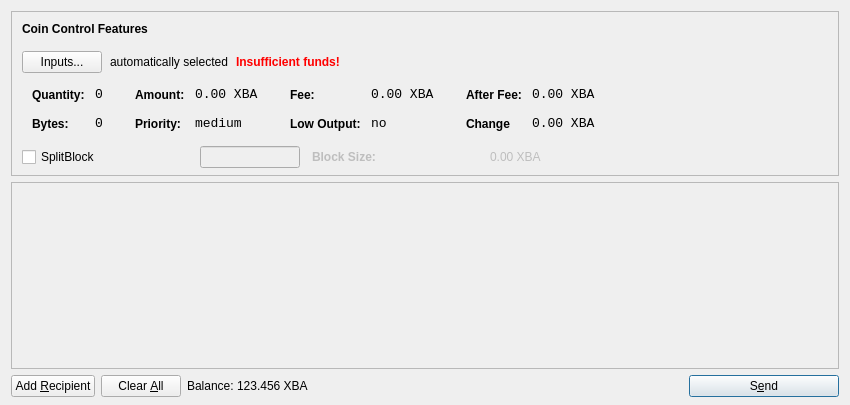
<?xml version="1.0" encoding="UTF-8"?>
<ui version="4.0">
 <class>SendCoinsDialog</class>
 <widget class="QDialog" name="SendCoinsDialog">
  <property name="geometry">
   <rect>
    <x>0</x>
    <y>0</y>
    <width>850</width>
    <height>405</height>
   </rect>
  </property>
  <property name="windowTitle">
   <string>Send Coins</string>
  </property>
  <layout class="QVBoxLayout" name="verticalLayout" stretch="0,1,0">
   <property name="bottomMargin">
    <number>8</number>
   </property>
   <item>
    <widget class="QFrame" name="frameCoinControl">
     <property name="sizePolicy">
      <sizepolicy hsizetype="Expanding" vsizetype="Expanding">
       <horstretch>0</horstretch>
       <verstretch>0</verstretch>
      </sizepolicy>
     </property>
     <property name="maximumSize">
      <size>
       <width>16777215</width>
       <height>16777215</height>
      </size>
     </property>
     <property name="frameShape">
      <enum>QFrame::StyledPanel</enum>
     </property>
     <property name="frameShadow">
      <enum>QFrame::Sunken</enum>
     </property>
     <layout class="QVBoxLayout" name="verticalLayoutCoinControl2">
      <property name="spacing">
       <number>-1</number>
      </property>
      <property name="leftMargin">
       <number>0</number>
      </property>
      <property name="topMargin">
       <number>0</number>
      </property>
      <property name="rightMargin">
       <number>0</number>
      </property>
      <property name="bottomMargin">
       <number>6</number>
      </property>
      <item>
       <layout class="QVBoxLayout" name="verticalLayoutCoinControl" stretch="0,0,0,0,1">
        <property name="spacing">
         <number>0</number>
        </property>
        <property name="leftMargin">
         <number>10</number>
        </property>
        <property name="topMargin">
         <number>10</number>
        </property>
        <item>
         <layout class="QHBoxLayout" name="horizontalLayoutCoinControl1">
          <property name="bottomMargin">
           <number>15</number>
          </property>
          <item>
           <widget class="QLabel" name="labelCoinControlFeatures">
            <property name="sizePolicy">
             <sizepolicy hsizetype="Preferred" vsizetype="Maximum">
              <horstretch>0</horstretch>
              <verstretch>0</verstretch>
             </sizepolicy>
            </property>
            <property name="font">
             <font>
              <weight>75</weight>
              <bold>true</bold>
             </font>
            </property>
            <property name="styleSheet">
             <string notr="true">font-weight:bold;</string>
            </property>
            <property name="text">
             <string>Coin Control Features</string>
            </property>
           </widget>
          </item>
         </layout>
        </item>
        <item>
         <layout class="QHBoxLayout" name="horizontalLayoutCoinControl2" stretch="0,0,0,0">
          <property name="spacing">
           <number>8</number>
          </property>
          <property name="bottomMargin">
           <number>10</number>
          </property>
          <item>
           <widget class="QPushButton" name="pushButtonCoinControl">
            <property name="styleSheet">
             <string notr="true"/>
            </property>
            <property name="text">
             <string>Inputs...</string>
            </property>
           </widget>
          </item>
          <item>
           <widget class="QLabel" name="labelCoinControlAutomaticallySelected">
            <property name="text">
             <string>automatically selected</string>
            </property>
            <property name="margin">
             <number>5</number>
            </property>
           </widget>
          </item>
          <item>
           <widget class="QLabel" name="labelCoinControlInsuffFunds">
            <property name="font">
             <font>
              <weight>75</weight>
              <bold>true</bold>
             </font>
            </property>
            <property name="styleSheet">
             <string notr="true">color:red;font-weight:bold;</string>
            </property>
            <property name="text">
             <string>Insufficient funds!</string>
            </property>
            <property name="margin">
             <number>5</number>
            </property>
           </widget>
          </item>
          <item>
           <spacer name="horizontalSpacerCoinControl">
            <property name="orientation">
             <enum>Qt::Horizontal</enum>
            </property>
            <property name="sizeHint" stdset="0">
             <size>
              <width>40</width>
              <height>1</height>
             </size>
            </property>
           </spacer>
          </item>
         </layout>
        </item>
        <item>
         <widget class="QWidget" name="widgetCoinControl" native="true">
          <property name="sizePolicy">
           <sizepolicy hsizetype="Preferred" vsizetype="Preferred">
            <horstretch>0</horstretch>
            <verstretch>0</verstretch>
           </sizepolicy>
          </property>
          <property name="minimumSize">
           <size>
            <width>0</width>
            <height>0</height>
           </size>
          </property>
          <property name="styleSheet">
           <string notr="true"/>
          </property>
          <layout class="QHBoxLayout" name="horizontalLayoutCoinControl5">
           <property name="margin">
            <number>0</number>
           </property>
           <item>
            <layout class="QHBoxLayout" name="horizontalLayoutCoinControl3" stretch="0,0,0,1">
             <property name="spacing">
              <number>20</number>
             </property>
             <property name="topMargin">
              <number>0</number>
             </property>
             <property name="bottomMargin">
              <number>10</number>
             </property>
             <item>
              <layout class="QFormLayout" name="formLayoutCoinControl1">
               <property name="horizontalSpacing">
                <number>10</number>
               </property>
               <property name="verticalSpacing">
                <number>14</number>
               </property>
               <property name="leftMargin">
                <number>10</number>
               </property>
               <property name="topMargin">
                <number>4</number>
               </property>
               <property name="rightMargin">
                <number>6</number>
               </property>
               <item row="0" column="0">
                <widget class="QLabel" name="labelCoinControlQuantityText">
                 <property name="styleSheet">
                  <string notr="true">font-weight:bold;</string>
                 </property>
                 <property name="text">
                  <string>Quantity:</string>
                 </property>
                 <property name="margin">
                  <number>0</number>
                 </property>
                </widget>
               </item>
               <item row="0" column="1">
                <widget class="QLabel" name="labelCoinControlQuantity">
                 <property name="font">
                  <font>
                   <family>Monospace</family>
                   <pointsize>10</pointsize>
                  </font>
                 </property>
                 <property name="cursor">
                  <cursorShape>IBeamCursor</cursorShape>
                 </property>
                 <property name="contextMenuPolicy">
                  <enum>Qt::ActionsContextMenu</enum>
                 </property>
                 <property name="text">
                  <string>0</string>
                 </property>
                 <property name="margin">
                  <number>0</number>
                 </property>
                 <property name="textInteractionFlags">
                  <set>Qt::LinksAccessibleByMouse|Qt::TextSelectableByKeyboard|Qt::TextSelectableByMouse</set>
                 </property>
                </widget>
               </item>
               <item row="1" column="0">
                <widget class="QLabel" name="labelCoinControlBytesText">
                 <property name="styleSheet">
                  <string notr="true">font-weight:bold;</string>
                 </property>
                 <property name="text">
                  <string>Bytes:</string>
                 </property>
                </widget>
               </item>
               <item row="1" column="1">
                <widget class="QLabel" name="labelCoinControlBytes">
                 <property name="font">
                  <font>
                   <family>Monospace</family>
                   <pointsize>10</pointsize>
                  </font>
                 </property>
                 <property name="cursor">
                  <cursorShape>IBeamCursor</cursorShape>
                 </property>
                 <property name="contextMenuPolicy">
                  <enum>Qt::ActionsContextMenu</enum>
                 </property>
                 <property name="text">
                  <string>0</string>
                 </property>
                 <property name="textInteractionFlags">
                  <set>Qt::LinksAccessibleByMouse|Qt::TextSelectableByKeyboard|Qt::TextSelectableByMouse</set>
                 </property>
                </widget>
               </item>
              </layout>
             </item>
             <item>
              <layout class="QFormLayout" name="formLayoutCoinControl2">
               <property name="horizontalSpacing">
                <number>10</number>
               </property>
               <property name="verticalSpacing">
                <number>14</number>
               </property>
               <property name="leftMargin">
                <number>6</number>
               </property>
               <property name="topMargin">
                <number>4</number>
               </property>
               <property name="rightMargin">
                <number>6</number>
               </property>
               <item row="0" column="0">
                <widget class="QLabel" name="labelCoinControlAmountText">
                 <property name="styleSheet">
                  <string notr="true">font-weight:bold;</string>
                 </property>
                 <property name="text">
                  <string>Amount:</string>
                 </property>
                 <property name="margin">
                  <number>0</number>
                 </property>
                </widget>
               </item>
               <item row="0" column="1">
                <widget class="QLabel" name="labelCoinControlAmount">
                 <property name="font">
                  <font>
                   <family>Monospace</family>
                   <pointsize>10</pointsize>
                  </font>
                 </property>
                 <property name="cursor">
                  <cursorShape>IBeamCursor</cursorShape>
                 </property>
                 <property name="contextMenuPolicy">
                  <enum>Qt::ActionsContextMenu</enum>
                 </property>
                 <property name="text">
                  <string>0.00 XBA</string>
                 </property>
                 <property name="textInteractionFlags">
                  <set>Qt::LinksAccessibleByMouse|Qt::TextSelectableByKeyboard|Qt::TextSelectableByMouse</set>
                 </property>
                </widget>
               </item>
               <item row="1" column="0">
                <widget class="QLabel" name="labelCoinControlPriorityText">
                 <property name="styleSheet">
                  <string notr="true">font-weight:bold;</string>
                 </property>
                 <property name="text">
                  <string>Priority:</string>
                 </property>
                </widget>
               </item>
               <item row="1" column="1">
                <widget class="QLabel" name="labelCoinControlPriority">
                 <property name="font">
                  <font>
                   <family>Monospace</family>
                   <pointsize>10</pointsize>
                  </font>
                 </property>
                 <property name="cursor">
                  <cursorShape>IBeamCursor</cursorShape>
                 </property>
                 <property name="contextMenuPolicy">
                  <enum>Qt::ActionsContextMenu</enum>
                 </property>
                 <property name="text">
                  <string>medium</string>
                 </property>
                 <property name="textInteractionFlags">
                  <set>Qt::LinksAccessibleByMouse|Qt::TextSelectableByKeyboard|Qt::TextSelectableByMouse</set>
                 </property>
                </widget>
               </item>
              </layout>
             </item>
             <item>
              <layout class="QFormLayout" name="formLayoutCoinControl3">
               <property name="horizontalSpacing">
                <number>10</number>
               </property>
               <property name="verticalSpacing">
                <number>14</number>
               </property>
               <property name="leftMargin">
                <number>6</number>
               </property>
               <property name="topMargin">
                <number>4</number>
               </property>
               <property name="rightMargin">
                <number>6</number>
               </property>
               <item row="0" column="0">
                <widget class="QLabel" name="labelCoinControlFeeText">
                 <property name="styleSheet">
                  <string notr="true">font-weight:bold;</string>
                 </property>
                 <property name="text">
                  <string>Fee:</string>
                 </property>
                 <property name="margin">
                  <number>0</number>
                 </property>
                </widget>
               </item>
               <item row="0" column="1">
                <widget class="QLabel" name="labelCoinControlFee">
                 <property name="font">
                  <font>
                   <family>Monospace</family>
                   <pointsize>10</pointsize>
                  </font>
                 </property>
                 <property name="cursor">
                  <cursorShape>IBeamCursor</cursorShape>
                 </property>
                 <property name="contextMenuPolicy">
                  <enum>Qt::ActionsContextMenu</enum>
                 </property>
                 <property name="text">
                  <string>0.00 XBA</string>
                 </property>
                 <property name="textInteractionFlags">
                  <set>Qt::LinksAccessibleByMouse|Qt::TextSelectableByKeyboard|Qt::TextSelectableByMouse</set>
                 </property>
                </widget>
               </item>
               <item row="1" column="0">
                <widget class="QLabel" name="labelCoinControlLowOutputText">
                 <property name="styleSheet">
                  <string notr="true">font-weight:bold;</string>
                 </property>
                 <property name="text">
                  <string>Low Output:</string>
                 </property>
                </widget>
               </item>
               <item row="1" column="1">
                <widget class="QLabel" name="labelCoinControlLowOutput">
                 <property name="font">
                  <font>
                   <family>Monospace</family>
                   <pointsize>10</pointsize>
                  </font>
                 </property>
                 <property name="cursor">
                  <cursorShape>IBeamCursor</cursorShape>
                 </property>
                 <property name="contextMenuPolicy">
                  <enum>Qt::ActionsContextMenu</enum>
                 </property>
                 <property name="text">
                  <string>no</string>
                 </property>
                 <property name="textInteractionFlags">
                  <set>Qt::LinksAccessibleByMouse|Qt::TextSelectableByKeyboard|Qt::TextSelectableByMouse</set>
                 </property>
                </widget>
               </item>
              </layout>
             </item>
             <item>
              <layout class="QFormLayout" name="formLayoutCoinControl4">
			  <property name="fieldGrowthPolicy">
			  <enum>QFormLayout::AllNonFixedFieldsGrow</enum>
				</property>
               <property name="horizontalSpacing">
                <number>10</number>
               </property>
               <property name="verticalSpacing">
                <number>14</number>
               </property>
               <property name="leftMargin">
                <number>6</number>
               </property>
               <property name="topMargin">
                <number>4</number>
               </property>
               <property name="rightMargin">
                <number>6</number>
               </property>
               <item row="0" column="0">
                <widget class="QLabel" name="labelCoinControlAfterFeeText">
                 <property name="styleSheet">
                  <string notr="true">font-weight:bold;</string>
                 </property>
                 <property name="text">
                  <string>After Fee:</string>
                 </property>
                 <property name="margin">
                  <number>0</number>
                 </property>
                </widget>
               </item>
               <item row="0" column="1">
                <widget class="QLabel" name="labelCoinControlAfterFee">
                 <property name="font">
                  <font>
                   <family>Monospace</family>
                   <pointsize>10</pointsize>
                  </font>
                 </property>
                 <property name="cursor">
                  <cursorShape>IBeamCursor</cursorShape>
                 </property>
                 <property name="contextMenuPolicy">
                  <enum>Qt::ActionsContextMenu</enum>
                 </property>
                 <property name="text">
                  <string>0.00 XBA</string>
                 </property>
                 <property name="textInteractionFlags">
                  <set>Qt::LinksAccessibleByMouse|Qt::TextSelectableByKeyboard|Qt::TextSelectableByMouse</set>
                 </property>
                </widget>
               </item>
               <item row="1" column="0">
                <widget class="QLabel" name="labelCoinControlChangeText">
                 <property name="styleSheet">
                  <string notr="true">font-weight:bold;</string>
                 </property>
                 <property name="text">
                  <string>Change</string>
                 </property>
                </widget>
               </item>
               <item row="1" column="1">
                <widget class="QLabel" name="labelCoinControlChange">
                 <property name="font">
                  <font>
                   <family>Monospace</family>
                   <pointsize>10</pointsize>
                  </font>
                 </property>
                 <property name="cursor">
                  <cursorShape>IBeamCursor</cursorShape>
                 </property>
                 <property name="contextMenuPolicy">
                  <enum>Qt::ActionsContextMenu</enum>
                 </property>
                 <property name="text">
                  <string>0.00 XBA</string>
                 </property>
                 <property name="textInteractionFlags">
                  <set>Qt::LinksAccessibleByMouse|Qt::TextSelectableByKeyboard|Qt::TextSelectableByMouse</set>
                 </property>
                </widget>
               </item>
              </layout>
             </item>
            </layout>
           </item>
          </layout>
         </widget>
        </item>
        
		<item>
         <layout class="QHBoxLayout" name="horizontalLayoutCoinControl4" stretch="0,0,0,0,0,0,0,0">
          <property name="spacing">
           <number>12</number>
          </property>
          <property name="sizeConstraint">
           <enum>QLayout::SetDefaultConstraint</enum>
          </property>
          <property name="topMargin">
           <number>5</number>
          </property>
          <property name="rightMargin">
           <number>5</number>
          </property>
          <item>
           <widget class="QCheckBox" name="splitBlockCheckBox">
            <property name="text">
             <string>SplitBlock</string>
            </property>
           </widget>
          </item>
          <item>
           <widget class="QLineEdit" name="splitBlockLineEdit">
            <property name="enabled">
             <bool>false</bool>
            </property>
            <property name="sizePolicy">
             <sizepolicy hsizetype="Fixed" vsizetype="Fixed">
              <horstretch>0</horstretch>
              <verstretch>0</verstretch>
             </sizepolicy>
            </property>
            <property name="maximumSize">
             <size>
              <width>100</width>
              <height>16777215</height>
             </size>
            </property>
           </widget>
          </item>
          <item>
           <widget class="QLabel" name="labelBlockSizeText">
            <property name="enabled">
             <bool>false</bool>
            </property>
            <property name="font">
             <font>
              <weight>75</weight>
              <bold>true</bold>
             </font>
            </property>
            <property name="text">
             <string>Block Size:</string>
            </property>
           </widget>
          </item>
          <item>
           <widget class="QLabel" name="labelBlockSize">
            <property name="enabled">
             <bool>false</bool>
            </property>
            <property name="text">
             <string>0.00 XBA</string>
            </property>
           </widget>
          </item>
          <item>
           <widget class="QLabel" name="labelCoinControlChangeLabel">
            <property name="sizePolicy">
             <sizepolicy hsizetype="Preferred" vsizetype="Expanding">
              <horstretch>0</horstretch>
              <verstretch>0</verstretch>
             </sizepolicy>
            </property>
            <property name="minimumSize">
             <size>
              <width>0</width>
              <height>0</height>
             </size>
            </property>
            <property name="text">
             <string/>
            </property>
            <property name="margin">
             <number>3</number>
            </property>
           </widget>
          </item>
         </layout>
        </item>
        <item>
         <spacer name="verticalSpacerCoinControl">
          <property name="orientation">
           <enum>Qt::Vertical</enum>
          </property>
          <property name="sizeHint" stdset="0">
           <size>
            <width>800</width>
            <height>1</height>
           </size>
          </property>
         </spacer>
        </item>
       </layout>
      </item>
     </layout>
    </widget>
   </item>
		
   <item>
    <widget class="QScrollArea" name="scrollArea">
     <property name="widgetResizable">
      <bool>true</bool>
     </property>
     <widget class="QWidget" name="scrollAreaWidgetContents">
      <property name="geometry">
       <rect>
        <x>0</x>
        <y>0</y>
        <width>830</width>
        <height>158</height>
       </rect>
      </property>
      <layout class="QVBoxLayout" name="verticalLayout_2">
       <property name="margin">
        <number>0</number>
       </property>
       <item>
        <layout class="QVBoxLayout" name="entries">
         <property name="spacing">
          <number>6</number>
         </property>
        </layout>
       </item>
       <item>
        <spacer name="verticalSpacer">
         <property name="orientation">
          <enum>Qt::Vertical</enum>
         </property>
         <property name="sizeHint" stdset="0">
          <size>
           <width>20</width>
           <height>40</height>
          </size>
         </property>
        </spacer>
       </item>
      </layout>
     </widget>
    </widget>
   </item>
   <item>
    <layout class="QHBoxLayout" name="horizontalLayout">
     <item>
      <widget class="QPushButton" name="addButton">
       <property name="toolTip">
        <string>Send to multiple recipients at once</string>
       </property>
       <property name="text">
        <string>Add &amp;Recipient</string>
       </property>
       <property name="icon">
        <iconset resource="../bitcoin.qrc">
         <normaloff>:/icons/add</normaloff>:/icons/add</iconset>
       </property>
       <property name="autoDefault">
        <bool>false</bool>
       </property>
      </widget>
     </item>
     <item>
      <widget class="QPushButton" name="clearButton">
       <property name="sizePolicy">
        <sizepolicy hsizetype="Minimum" vsizetype="Fixed">
         <horstretch>0</horstretch>
         <verstretch>0</verstretch>
        </sizepolicy>
       </property>
       <property name="toolTip">
        <string>Remove all transaction fields</string>
       </property>
       <property name="text">
        <string>Clear &amp;All</string>
       </property>
       <property name="icon">
        <iconset resource="../bitcoin.qrc">
         <normaloff>:/icons/remove</normaloff>:/icons/remove</iconset>
       </property>
       <property name="autoRepeatDelay">
        <number>300</number>
       </property>
       <property name="autoDefault">
        <bool>false</bool>
       </property>
      </widget>
     </item>
     <item>
      <layout class="QHBoxLayout" name="horizontalLayout_2">
       <property name="spacing">
        <number>3</number>
       </property>
       <item>
        <widget class="QLabel" name="label">
         <property name="sizePolicy">
          <sizepolicy hsizetype="Preferred" vsizetype="Fixed">
           <horstretch>0</horstretch>
           <verstretch>0</verstretch>
          </sizepolicy>
         </property>
         <property name="text">
          <string>Balance:</string>
         </property>
        </widget>
       </item>
       <item>
        <widget class="QLabel" name="labelBalance">
         <property name="sizePolicy">
          <sizepolicy hsizetype="Preferred" vsizetype="Fixed">
           <horstretch>0</horstretch>
           <verstretch>0</verstretch>
          </sizepolicy>
         </property>
         <property name="cursor">
          <cursorShape>IBeamCursor</cursorShape>
         </property>
         <property name="text">
          <string>123.456 XBA</string>
         </property>
         <property name="textInteractionFlags">
          <set>Qt::LinksAccessibleByMouse|Qt::TextSelectableByKeyboard|Qt::TextSelectableByMouse</set>
         </property>
        </widget>
       </item>
      </layout>
     </item>
     <item>
      <spacer name="horizontalSpacer">
       <property name="orientation">
        <enum>Qt::Horizontal</enum>
       </property>
       <property name="sizeHint" stdset="0">
        <size>
         <width>40</width>
         <height>20</height>
        </size>
       </property>
      </spacer>
     </item>
     <item>
      <widget class="QPushButton" name="sendButton">
       <property name="minimumSize">
        <size>
         <width>150</width>
         <height>0</height>
        </size>
       </property>
       <property name="toolTip">
        <string>Confirm the send action</string>
       </property>
       <property name="text">
        <string>S&amp;end</string>
       </property>
       <property name="icon">
        <iconset resource="../bitcoin.qrc">
         <normaloff>:/icons/send</normaloff>:/icons/send</iconset>
       </property>
       <property name="default">
        <bool>true</bool>
       </property>
      </widget>
     </item>
    </layout>
   </item>
  </layout>
 </widget>
 <resources>
  <include location="../bitcoin.qrc"/>
 </resources>
 <connections/>
</ui>
